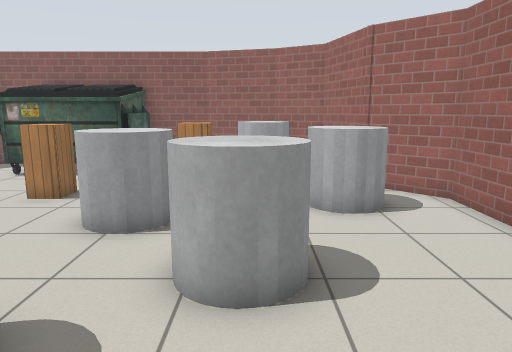
view 1 (above)

15 first-person views from a walk through a robot-simulator world made for Gazebo. The camera is 1.2 m above the floor, tilts 10° down and sees 70° across. The floor is counted in squares, 0.5 m on a side. Each view is taken from the middle of a square. On the plan, view 1 faces up. The plan holds only what a view shows up to about 20 squares ahead; the rest is blank. Simple patterns stand in for the simulator's built-in surfaces.

view 2
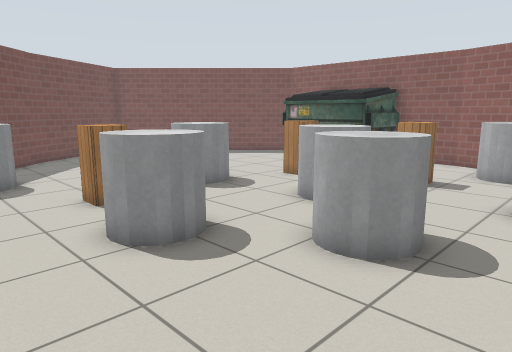

view 3
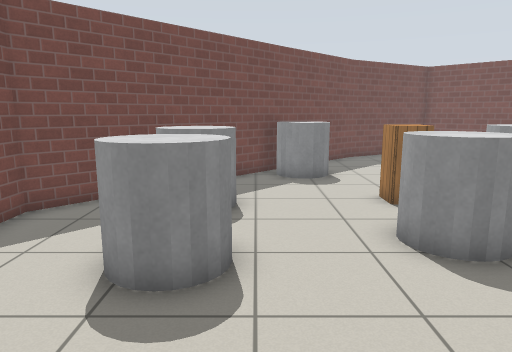

view 4
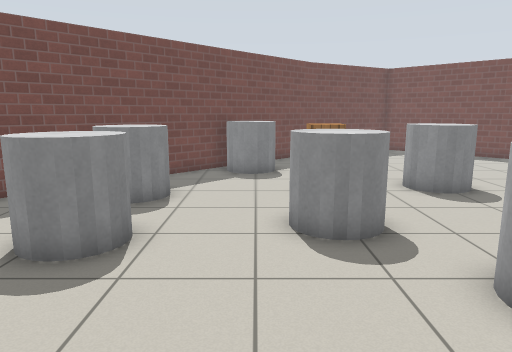

view 5
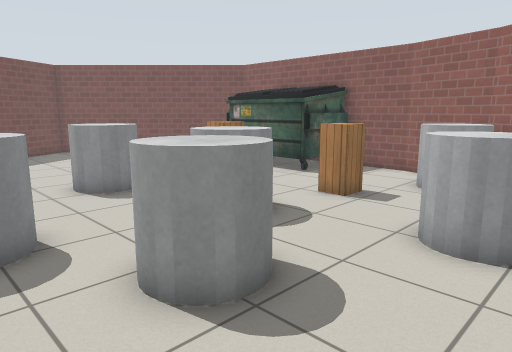

view 6
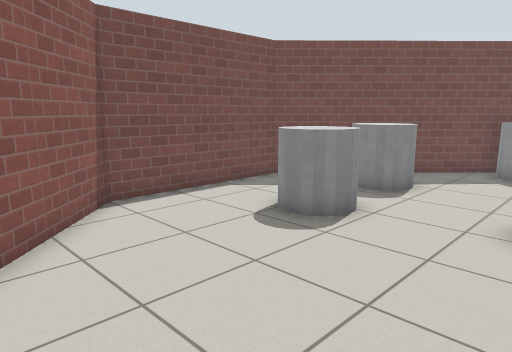

view 7
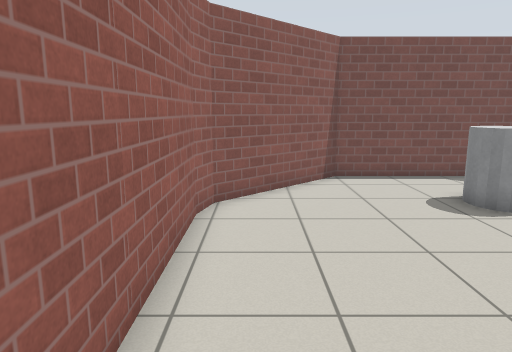

view 8
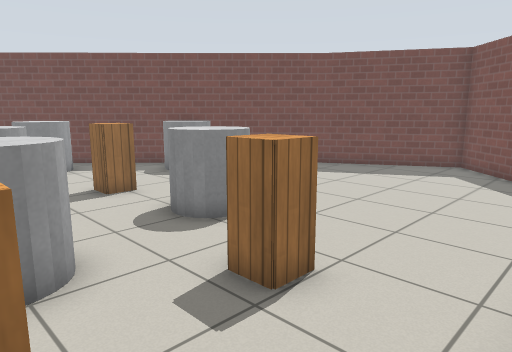

view 9
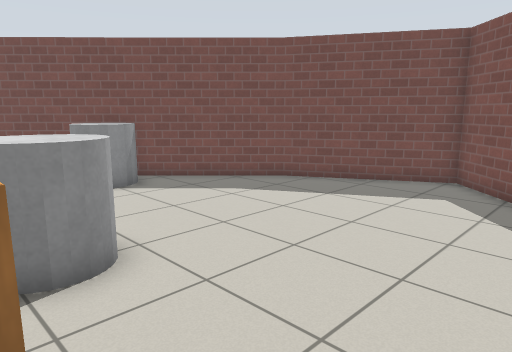

view 10
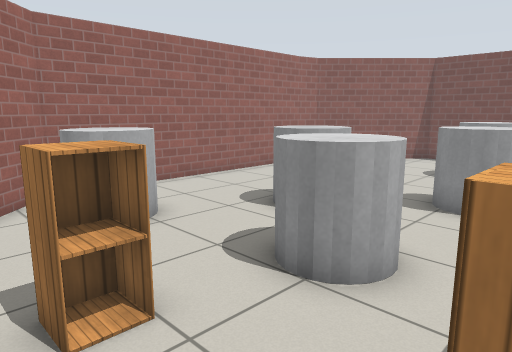

view 11
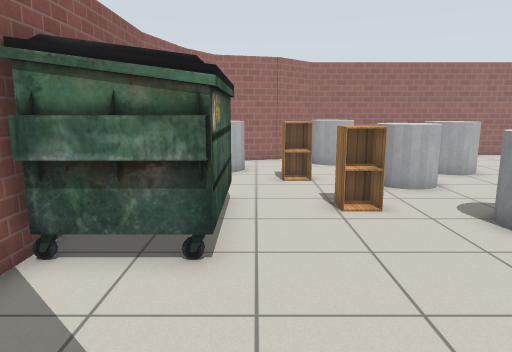

view 12
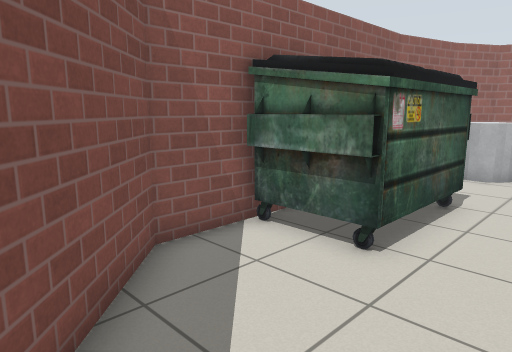

view 13
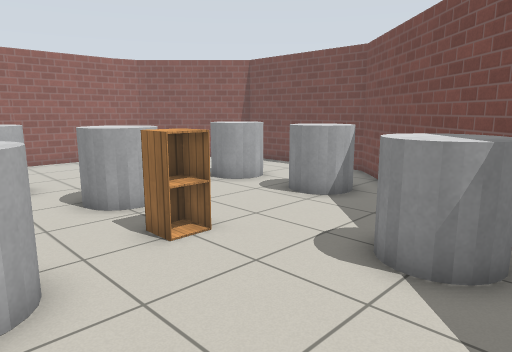

view 14
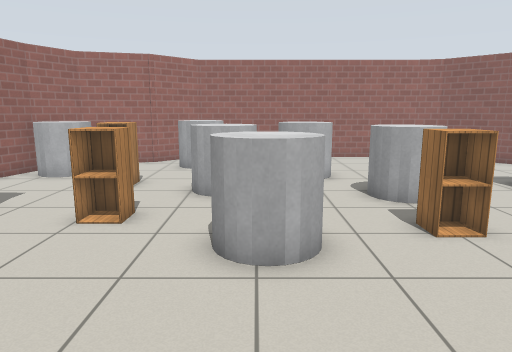

view 15
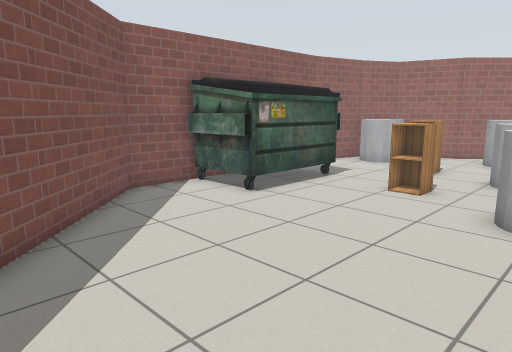

### Floor plan
Key: @ floor where view 1 was taken; # wall or solid block; . floor; U dumpster; C grey cylinder; A cabinet.
Columns run from 19 left of view 1 to 6 right of it. Each row starts with its distance up from view 1.
 17       ######  ######
 16      ##...UUUUU....###
 15     ##....UUUUU....CC #
 14    ##.....UUUUU....CC #
 13   ##..................##
 12  ##..............A.....##
 11 ##...........A...A......##
 10 #............A.......CC..#
  9 #...............C....CC..#
  8 #..........C...CCC.......#
  7 ##.........CC...C........#
  6  #.........CC.....CC.....#
  5  ##...............CCC....#
  4   #................C.....#
  3   ##........A..CC........#
  2    ##...C......CC........#
  1     ##.CCC...............#
  0      ##CC..........@.....#
 -1       ##.................#
 -2        ###..CC..CC......##
 -3          ##.CC..CC......#
 -4           ##...........##
 -5            ##.........##
 -6             ##.......##
 -7              #########

Positions as (right, up) in squares from view 1, and headings:
1: (0, 0), facing up
2: (3, -1), facing up-left
3: (3, -1), facing left
4: (4, 1), facing left
5: (4, 2), facing up-left
6: (5, 3), facing down-left
7: (4, 7), facing down
8: (-2, 14), facing down-left
9: (-6, 13), facing down-left
10: (-6, 13), facing down-right
11: (-15, 13), facing right
12: (-15, 11), facing up-right
13: (-13, 7), facing down-right
14: (-14, 7), facing right
15: (-17, 6), facing up-right
